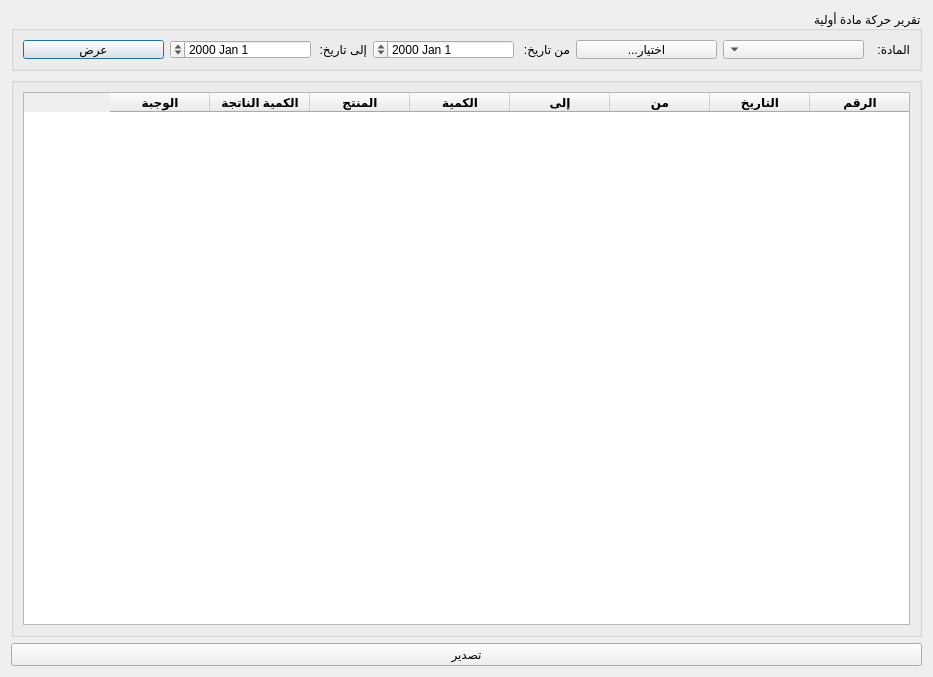
<?xml version="1.0" encoding="UTF-8"?>
<ui version="4.0">
 <class>RawMovement</class>
 <widget class="QDialog" name="RawMovement">
  <property name="geometry">
   <rect>
    <x>0</x>
    <y>0</y>
    <width>933</width>
    <height>677</height>
   </rect>
  </property>
  <property name="windowTitle">
   <string>حركة مادة أولية</string>
  </property>
  <property name="windowIcon">
   <iconset>
    <normaloff>graphics/icon.xpm</normaloff>graphics/icon.xpm</iconset>
  </property>
  <layout class="QGridLayout" name="gridLayout">
   <item row="0" column="0">
    <widget class="QGroupBox" name="groupBox">
     <property name="maximumSize">
      <size>
       <width>16777215</width>
       <height>60</height>
      </size>
     </property>
     <property name="layoutDirection">
      <enum>Qt::RightToLeft</enum>
     </property>
     <property name="title">
      <string>تقرير حركة مادة أولية</string>
     </property>
     <layout class="QGridLayout" name="gridLayout_2">
      <item row="0" column="3">
       <widget class="QLabel" name="label_2">
        <property name="maximumSize">
         <size>
          <width>50</width>
          <height>16777215</height>
         </size>
        </property>
        <property name="text">
         <string>من تاريخ:</string>
        </property>
       </widget>
      </item>
      <item row="0" column="7">
       <widget class="QPushButton" name="calc_btn">
        <property name="text">
         <string>عرض</string>
        </property>
       </widget>
      </item>
      <item row="0" column="6">
       <widget class="QDateEdit" name="to_date_input"/>
      </item>
      <item row="0" column="5">
       <widget class="QLabel" name="label_3">
        <property name="maximumSize">
         <size>
          <width>50</width>
          <height>16777215</height>
         </size>
        </property>
        <property name="text">
         <string>إلى تاريخ:</string>
        </property>
       </widget>
      </item>
      <item row="0" column="4">
       <widget class="QDateEdit" name="from_date_input"/>
      </item>
      <item row="0" column="0">
       <widget class="QLabel" name="label">
        <property name="maximumSize">
         <size>
          <width>40</width>
          <height>16777215</height>
         </size>
        </property>
        <property name="text">
         <string>المادة:</string>
        </property>
       </widget>
      </item>
      <item row="0" column="1">
       <widget class="QComboBox" name="materials_combobox"/>
      </item>
      <item row="0" column="2">
       <widget class="QPushButton" name="materials_btn">
        <property name="text">
         <string>...اختيار</string>
        </property>
       </widget>
      </item>
     </layout>
    </widget>
   </item>
   <item row="1" column="0">
    <widget class="QGroupBox" name="groupBox_3">
     <property name="maximumSize">
      <size>
       <width>16777215</width>
       <height>1000</height>
      </size>
     </property>
     <property name="layoutDirection">
      <enum>Qt::RightToLeft</enum>
     </property>
     <property name="title">
      <string/>
     </property>
     <layout class="QGridLayout" name="gridLayout_3">
      <item row="0" column="0">
       <widget class="QTableWidget" name="moves_table">
        <column>
         <property name="text">
          <string>الرقم</string>
         </property>
         <property name="font">
          <font>
           <weight>75</weight>
           <bold>true</bold>
          </font>
         </property>
        </column>
        <column>
         <property name="text">
          <string>التاريخ</string>
         </property>
         <property name="font">
          <font>
           <weight>75</weight>
           <bold>true</bold>
          </font>
         </property>
        </column>
        <column>
         <property name="text">
          <string>من</string>
         </property>
         <property name="font">
          <font>
           <weight>75</weight>
           <bold>true</bold>
          </font>
         </property>
        </column>
        <column>
         <property name="text">
          <string>إلى</string>
         </property>
         <property name="font">
          <font>
           <weight>75</weight>
           <bold>true</bold>
          </font>
         </property>
        </column>
        <column>
         <property name="text">
          <string>الكمية</string>
         </property>
         <property name="font">
          <font>
           <weight>75</weight>
           <bold>true</bold>
          </font>
         </property>
        </column>
        <column>
         <property name="text">
          <string>المنتج</string>
         </property>
         <property name="font">
          <font>
           <weight>75</weight>
           <bold>true</bold>
          </font>
         </property>
        </column>
        <column>
         <property name="text">
          <string>الكمية الناتجة</string>
         </property>
         <property name="font">
          <font>
           <weight>75</weight>
           <bold>true</bold>
          </font>
         </property>
        </column>
        <column>
         <property name="text">
          <string>الوجبة</string>
         </property>
         <property name="font">
          <font>
           <weight>75</weight>
           <bold>true</bold>
          </font>
         </property>
        </column>
       </widget>
      </item>
     </layout>
    </widget>
   </item>
   <item row="2" column="0">
    <widget class="QPushButton" name="export_btn">
     <property name="text">
      <string>تصدير</string>
     </property>
    </widget>
   </item>
  </layout>
 </widget>
 <resources/>
 <connections/>
</ui>
